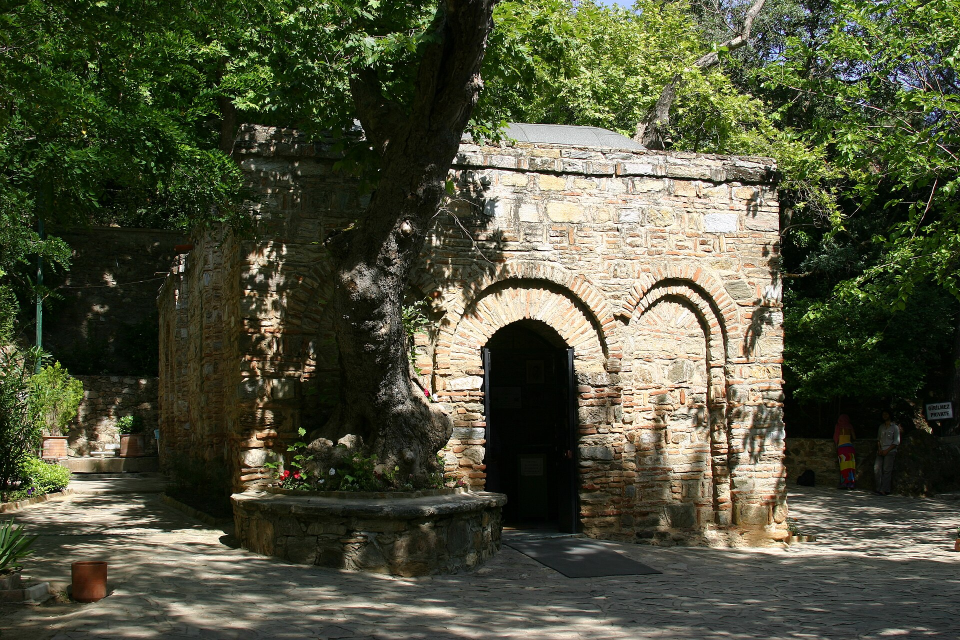
#> input picture episodes/meryem-ana-evi-1891/img/arka_kaynak.jpg, 1920 x 1280 px, found by its file name (shown at 1/2 size)
$ python gorsel.py
#> lines starting #> are read from the running program, lines starting #| are printed output that depends on the picture
"""hipodrom-nika-532: arka plan ve iki kanıt (kaynaklar img/*_kaynak*.jpg, tools/commons.py ile indirildi).

    python episodes/hipodrom-nika-532/gorsel.py

arka.jpg     'Aphrodisias - Stadium 01.jpg' (Bernard Gagnon, CC BY-SA 3.0): Aphrodisias stadyumunun taş tribünleri
             (aynı türden yer: Konstantinopolis Hipodromu değil). Gökyüzünün çoğu ve sağ üstteki harabe dışarıda kalacak
             kare kırpım, 1080'e büyütme (1,24x), renk 0,64, parlaklık 1,06.
kanit_1.jpg  'Hippodrome of Constantinople and Obelisk of Theodosius on Sultanahmet Meydanı square (8396071658).jpg'
             (Jorge Láscar, CC BY 2.0): şafakta boş Sultanahmet Meydanı = Hipodrom'un yeri, ortada Dikilitaş.
             Dikilitaşa ortalı 1200x822 kırpım, 1080x740, parlaklık 1,12.
kanit_2.jpg  Prokopios, History of the Wars I-II, çev. H. B. Dewing (Loeb, 1914), s. 237 (I.xxiv.50-56): "sally into the
             hippodrome ... Gate of Death ... more than thirty thousand." Internet Archive procopius00procgoog (Google
             taraması, NOT_IN_COPYRIGHT), leaf 254, n253_w2000 -> img/kaynak_prokopios_s237.jpg. Tur 1 görsel hakem
             MUST (telefonda okunmuyor): 9 satırın sol kısmı ("the rout had become ..." - "emperor commanded ..."),
             x 215-1665 (sol kenar boşluğundan "thirty thousand." sonuna), y 1712-2447, 1080 genişlik (~0,74 ölçek);
             siyah-beyaz taramaya hafif kâğıt tonu verildi (yalnız renk; metin pikselleri değişmedi).
             Tur 2 görsel SHOULD (sağda sözcük ortasında kesik, başlıksız kesit): sayfanın üstü, başlık satırı
             "HISTORY OF THE WARS, I. xxiv. 50-56" dahil, ilk satırdan "that day more than thirty thousand." satırına
             kadar 24 tam satır ve altında 4 tam satır daha (x 68-2228, kenar boşlukları dahil; y 215-2692), 1080x1238 dikey
             (STIL §8: uzun görsel en çok 1260 px). "thirty thousand." satırı filigranın (y ~1475) üstünde kalsın diye
             sayfa 4 satır aşağı uzatıldı. Sağ kenar boşluğundaki (x > 2100, metin yok) tarama lekeleri beyazlatıldı.
"""
from pathlib import Path

import numpy as np
from PIL import Image, ImageEnhance, ImageFilter

IMG = Path(__file__).resolve().parent / "img"


def olc(im, ad):
    a = np.asarray(im.convert("RGB")).astype(float)
    hsv = np.asarray(im.convert("HSV")).astype(float)
    k = im.convert("L").resize((720, round(720 * im.height / im.width)))
    lap = np.asarray(k.filter(ImageFilter.FIND_EDGES)).astype(float).var()
    print(f"{ad}: {im.size} parlaklık {a.mean():.0f} doygunluk {hsv[..., 1].mean() / 255:.2f} kenar var {lap:.0f}")


arka = Image.open(IMG / "arka_kaynak.jpg").convert("RGB").crop((526, 400, 1394, 1268))
arka = arka.resize((1080, 1080), Image.LANCZOS)
#> arka: PIL image 1080x1080 RGB
arka = ImageEnhance.Brightness(ImageEnhance.Color(arka).enhance(0.64)).enhance(1.06)
arka.save(IMG / "arka.jpg", quality=92)
olc(arka, "arka")
#> in olc, `k = im.convert("L").resize((720, round(720 * im.height / im.width)))`:
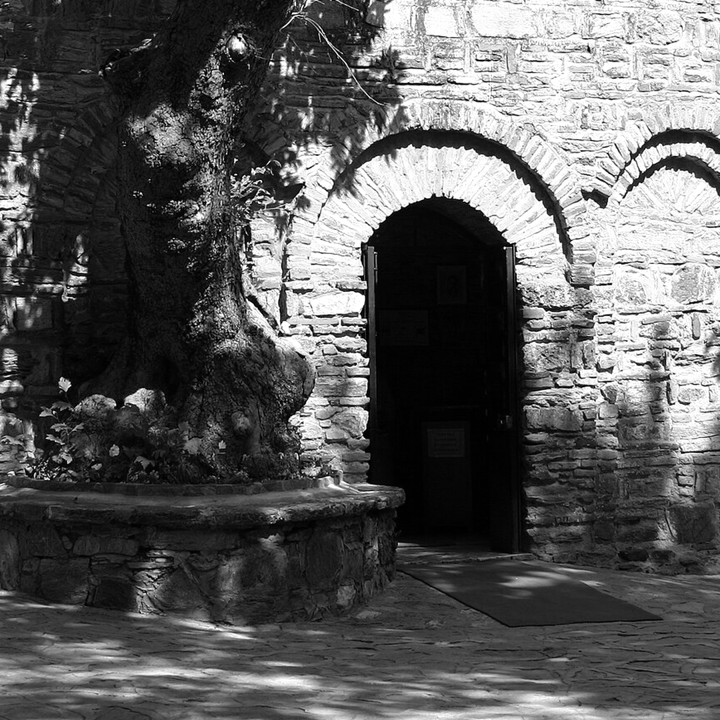
#> k: PIL image 720x720 L; min 0, max 255, mean 91.1
#> in olc, `lap = np.asarray(k.filter(ImageFilter.FIND_EDGES)).astype(float).var()`: lap = 4337
#| arka: (1080, 1080) parlaklık 89 doygunluk 0.26 kenar var 4337

k1 = Image.open(IMG / "kanit_1_kaynak.jpg").convert("RGB").crop((334, 330, 1534, 1152))
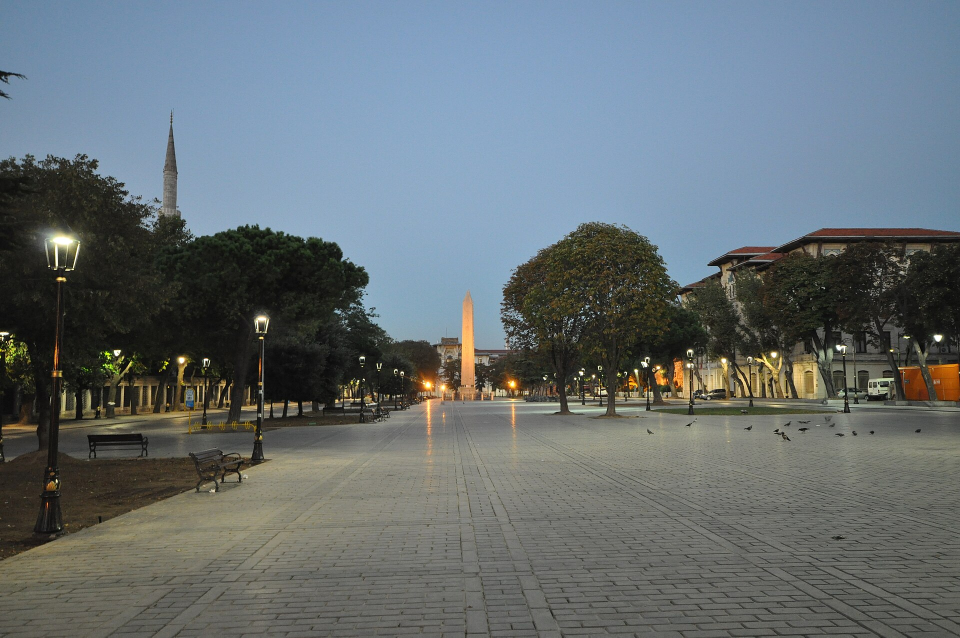
#> input picture episodes/hipodrom-nika-532/img/kanit_1_kaynak.jpg, 1920 x 1275 px (shown at 1/2 size)
k1 = ImageEnhance.Brightness(k1.resize((1080, 740), Image.LANCZOS)).enhance(1.12)
#> k1: PIL image 1080x740 RGB
k1.save(IMG / "kanit_1.jpg", quality=92)
olc(k1, "kanit_1")
#> call 2 of olc, with ad = 'kanit_1'
#> in olc (call 2), `k = im.convert("L").resize((720, round(720 * im.height / im.width)))`:
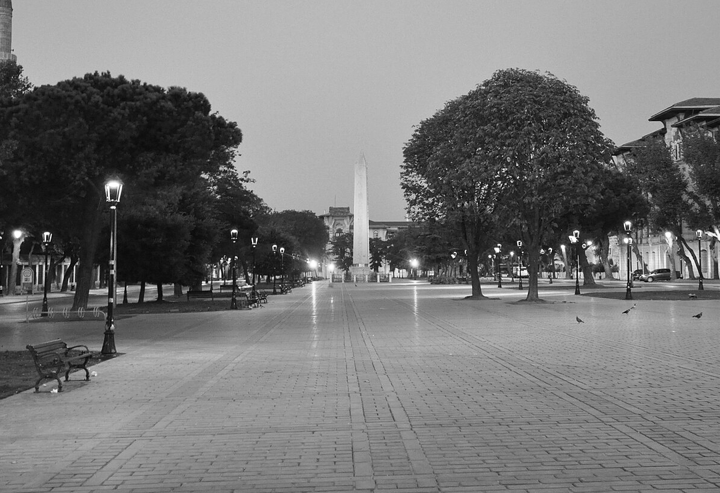
#> k: PIL image 720x493 L; min 0, max 255, mean 119.3
#> in olc (call 2), `lap = np.asarray(k.filter(ImageFilter.FIND_EDGES)).astype(float).var()`: lap = 2204
#| kanit_1: (1080, 740) parlaklık 118 doygunluk 0.20 kenar var 2204

k2 = Image.open(IMG / "kaynak_prokopios_s237.jpg").convert("L")
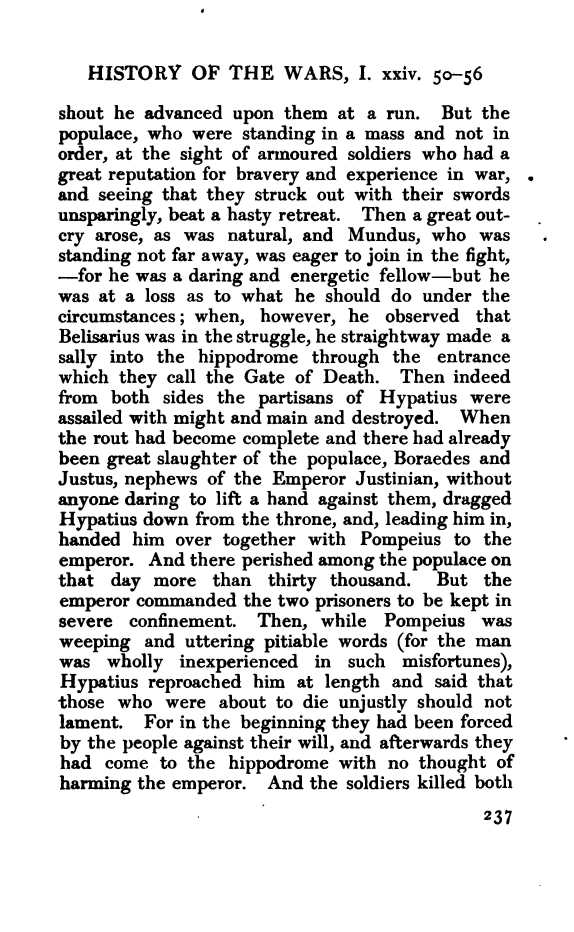
#> input picture episodes/hipodrom-nika-532/img/kaynak_prokopios_s237.jpg, 2296 x 3726 px (shown at 1/4 size)
#> k2 is the input picture: PIL image 2296x3726 L; min 0, max 255, mean 220.9
k2.paste(255, (2100, 0, k2.width, k2.height))                          # sağ kenar boşluğundaki tarama lekeleri (metin yok)
k2 = k2.crop((68, 215, 2228, 2692))
#> k2: PIL image 2160x2477 L
k2 = k2.resize((1080, round(k2.height * 1080 / k2.width)), Image.LANCZOS)
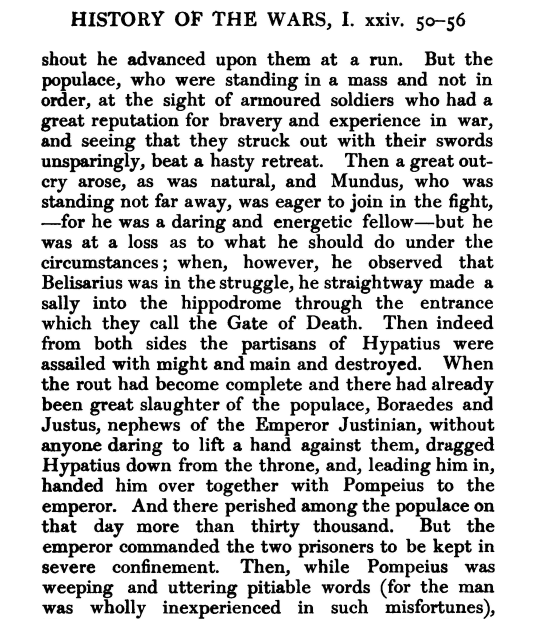
#> k2: PIL image 1080x1238 L (shown at 1/2 size); min 0, max 255, mean 210.1
t = np.asarray(k2).astype(float)[..., None] / 255.0                  # ikili taramaya kâğıt tonu (yalnız renk)
k2 = Image.fromarray((np.array([28, 24, 22]) + t * (np.array([234, 226, 210]) - np.array([28, 24, 22]))).astype(np.uint8))
#> k2: PIL image 1080x1238 RGB
k2.save(IMG / "kanit_2.jpg", quality=92)
olc(k2, "kanit_2")
#> call 3 of olc, with ad = 'kanit_2'
#> in olc (call 3), `hsv = np.asarray(im.convert("HSV")).astype(float)`:
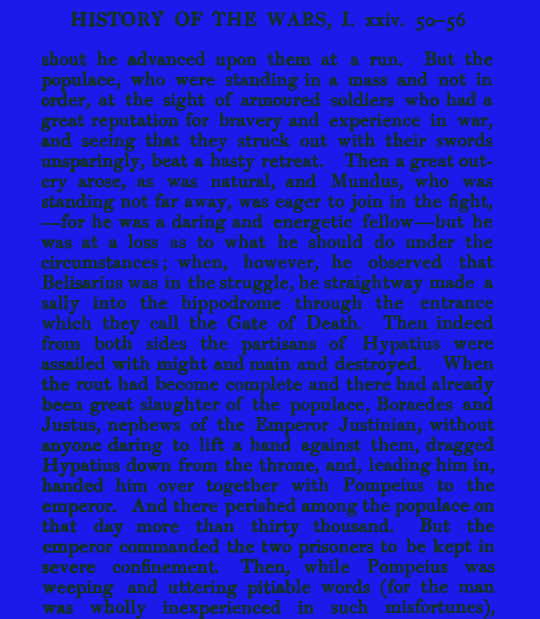
#> hsv: shape (1238, 1080, 3) float64 (shown at 1/2 size); mean R, G, B 25.8, 29.9, 197.6
#> in olc (call 3), `k = im.convert("L").resize((720, round(720 * im.height / im.width)))`:
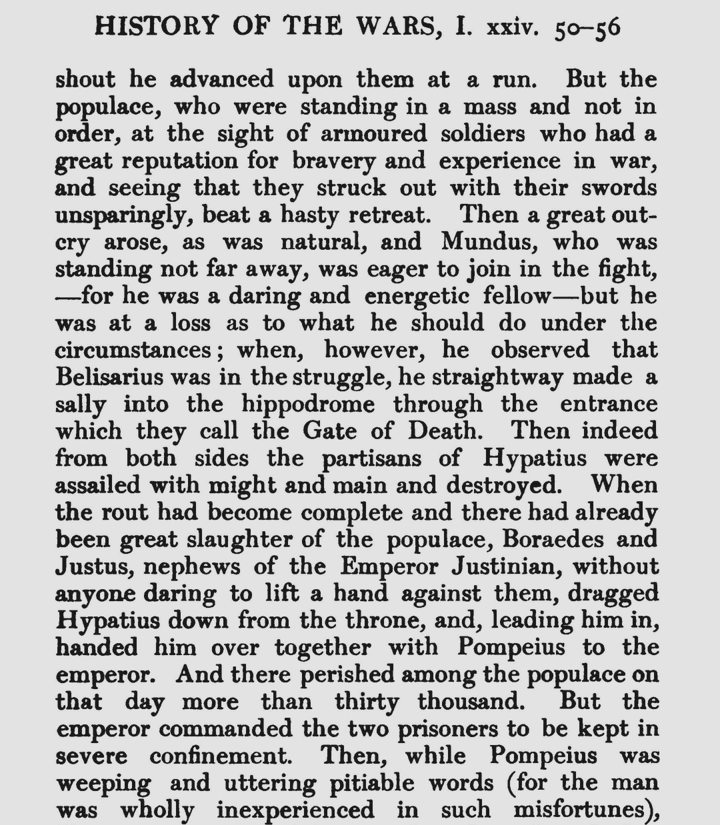
#> k: PIL image 720x825 L; min 6, max 245, mean 191.3
#> in olc (call 3), `lap = np.asarray(k.filter(ImageFilter.FIND_EDGES)).astype(float).var()`: lap = 7235.6
#| kanit_2: (1080, 1238) parlaklık 188 doygunluk 0.12 kenar var 7236
